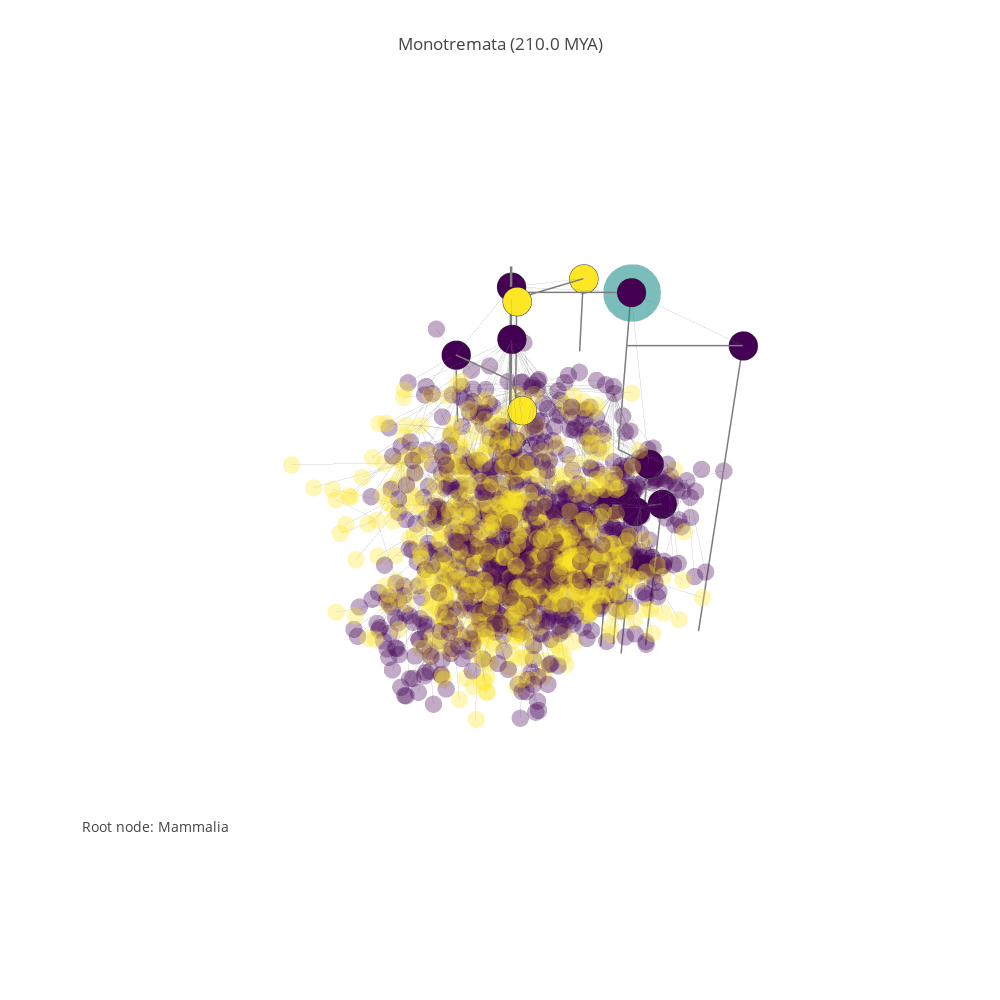

Write notebook code for a chart like this one.
### Code cell
#focus_node = 16024 # whales
#focus_node = 16293 # Catarrhini
#focus_node = 16299 # Hominidae
focus_node = 15991 # monotremes
pgp.refocus(focus_node)

### Figure 1 — Plotly figure (JSON) as saved in the notebook; plotly's stock layout.template omitted (floating-point values rounded to 4 significant figures; data arrays with more than 128 entries replaced by an {"elided": "..."} marker saying what was removed)
{"data": [{"hoverinfo": "none", "line": {"color": "rgb(125,125,125)", "width": 5}, "mode": "lines", "type": "scatter3d", "uid": "3e2ace7a-5e1e-11e9-97c6-4a0005195230", "x": [0, 0, null], "y": [0, 0, null], "z": [5.671, 0.8307, null]}, {"mode": "text", "text": ["1 MYA", "5 MYA", "20 MYA", "50 MYA", "150 MYA"], "type": "scatter3d", "uid": "3e304cb0-5e1e-11e9-a26e-4a0005195230", "x": [0, 0, 0], "y": [0, 0, 0], "z": [0.6931, 1.792, 3.045, 3.932, 5.017]}, {"hoverinfo": "none", "line": {"color": "rgb(125,125,125)", "width": 1}, "mode": "lines", "opacity": 0.33, "type": "scatter3d", "uid": "3e3051b0-5e1e-11e9-9e0c-4a0005195230", "x": {"elided": "4821 float values"}, "y": {"elided": "4821 float values"}, "z": {"elided": "4821 float values"}}, {"hoverinfo": "text", "marker": {"color": {"elided": "1607 int values"}, "colorscale": "Viridis", "opacity": 0.33, "size": 6, "symbol": "circle"}, "mode": "markers", "name": "actors", "text": {"elided": "1607 str values"}, "textfont": {"color": "#ff7f0e", "family": "sans serif", "size": 18}, "type": "scatter3d", "uid": "3e3053ae-5e1e-11e9-acf6-4a0005195230", "x": {"elided": "1607 float values"}, "y": {"elided": "1607 float values"}, "z": {"elided": "1607 float values"}}, {"hoverinfo": "none", "line": {"color": "rgb(125,125,125)", "width": 3}, "mode": "lines", "opacity": 1, "type": "scatter3d", "uid": "3e30553e-5e1e-11e9-b3f7-4a0005195230", "x": [0, 0, null, -1.107, -1.107, null, -1, -1, null, -1, -1, null, -0.8121, -0.8121, null, -0.8916, -0.8916, null, -1.2, -1.2, null, -0.7197, -0.7197, null, -2, -2, null, 0.07123, 0.07123, null, 0, 0, null, 0.4635, 0.4635, null, 0.5, 0.5, null, 0, 0, null, -1.107, 0, null, -1, 0, null, -1, -1, null, -0.8121, -1, null, -0.8916, -1, null, -1.2, -1, null, -0.7197, -1, null, -2, -1, null, 0.07123, 0, null, 0, 0, null, 0.4635, 0, null, 0.5, 0, null], "y": [0, 0, null, 0.1699, 0.1699, null, 1, 1, null, 1.5, 1.5, null, 1.489, 1.489, null, 1.278, 1.278, null, 1.632, 1.632, null, 1.182, 1.182, null, 2, 2, null, 0.1627, 0.1627, null, -1, -1, null, 0.6439, 0.6439, null, 0.5, 0.5, null, 0, 0, null, 0.1699, 0, null, 1, 0, null, 1.5, 1, null, 1.489, 1.5, null, 1.278, 1.5, null, 1.632, 1.5, null, 1.182, 1.5, null, 2, 1, null, 0.1627, 0, null, -1, 0, null, 0.6439, 0, null, 0.5, 0, null], "z": [5.421, 4.19, null, 5.252, 4.263, null, 5.352, 3.179, null, 3.179, 2.526, null, 2.526, 0, null, 2.526, 0, null, 2.526, 0, null, 2.526, 0, null, 4.663, 0, null, 5.31, 4.025, null, 4.19, 3.179, null, 4.205, 4.025, null, 5.088, 3.434, null, 5.421, 5.421, null, 5.252, 5.252, null, 5.352, 5.352, null, 3.179, 3.179, null, 2.526, 2.526, null, 2.526, 2.526, null, 2.526, 2.526, null, 2.526, 2.526, null, 4.663, 4.663, null, 5.31, 5.31, null, 4.19, 4.19, null, 4.205, 4.205, null, 5.088, 5.088, null]}, {"hoverinfo": "text", "marker": {"color": [0, 2, 0, 0, 0, 0, 0, 0, 0, 2, 0, 2, 0, 0, 2], "colorscale": "Viridis", "line": {"color": "rgb(50,50,50)", "width": 0.5}, "size": 10, "symbol": "circle"}, "mode": "markers", "name": "actors", "text": ["<a href=\"https://en.wikipedia.org/wiki/Mammalia\">Mammalia -- 15040 (225.0 MYA)</a>", "<a href=\"https://en.wikipedia.org/wiki/Triconodonts\">Triconodonts -- 15989 (190.0 MYA)</a>", "<a href=\"https://en.wikipedia.org/wiki/Monotremata\">Monotremata -- 15991 (210.0 MYA)</a>", "<a href=\"https://en.wikipedia.org/wiki/Tachyglossidae\">Tachyglossidae -- 16250 (23.03 MYA)</a>", "<a href=\"https://en.wikipedia.org/wiki/Tachyglossus aculeatus\">Tachyglossus aculeatus -- 16251 (11.5 MYA)</a>", "<a href=\"https://en.wikipedia.org/wiki/Zaglossus bruijni\">Zaglossus bruijni -- 16252 (11.5 MYA)</a>", "<a href=\"https://en.wikipedia.org/wiki/Zaglossus bartoni\">Zaglossus bartoni -- 117704 (11.5 MYA)</a>", "<a href=\"https://en.wikipedia.org/wiki/Zaglossus attenboroughi\">Zaglossus attenboroughi -- 117705 (11.5 MYA)</a>", "<a href=\"https://en.wikipedia.org/wiki/Ornithorhynchus anatinus\">Ornithorhynchus anatinus -- 16253 (105.0 MYA)</a>", "<a href=\"https://en.wikipedia.org/wiki/Multituberculata\">Multituberculata -- 15992 (201.3 MYA)</a>", "<a href=\"https://en.wikipedia.org/wiki/Marsupialia\">Marsupialia -- 15994 (65.0 MYA)</a>", "<a href=\"https://en.wikipedia.org/wiki/Palaeoryctoids\">Palaeoryctoids -- 15996 (66.0 MYA)</a>", "<a href=\"https://en.wikipedia.org/wiki/Eutheria\">Eutheria -- 15997 (161.0 MYA)</a>"], "type": "scatter3d", "uid": "3e30569c-5e1e-11e9-8050-4a0005195230", "x": [0, -1.107, -1, -1, -0.8121, -0.8916, -1.2, -0.7197, -2, 0.07123, 0, 0.4635, 0.5], "y": [0, 0.1699, 1, 1.5, 1.489, 1.278, 1.632, 1.182, 2, 0.1627, -1, 0.6439, 0.5], "z": [5.421, 5.252, 5.352, 3.179, 2.526, 2.526, 2.526, 2.526, 4.663, 5.31, 4.19, 4.205, 5.088]}, {"hoverinfo": "text", "marker": {"color": [1], "colorscale": "Viridis", "opacity": 0.6, "size": 20, "symbol": "circle"}, "mode": "markers", "name": "actors", "text": ["<a href=\"https://en.wikipedia.org/wiki/Mammalia\">Mammalia -- 15040 (225.0 MYA)</a>", "<a href=\"https://en.wikipedia.org/wiki/Triconodonts\">Triconodonts -- 15989 (190.0 MYA)</a>", "<a href=\"https://en.wikipedia.org/wiki/Monotremata\">Monotremata -- 15991 (210.0 MYA)</a>", "<a href=\"https://en.wikipedia.org/wiki/Tachyglossidae\">Tachyglossidae -- 16250 (23.03 MYA)</a>", "<a href=\"https://en.wikipedia.org/wiki/Tachyglossus aculeatus\">Tachyglossus aculeatus -- 16251 (11.5 MYA)</a>", "<a href=\"https://en.wikipedia.org/wiki/Zaglossus bruijni\">Zaglossus bruijni -- 16252 (11.5 MYA)</a>", "<a href=\"https://en.wikipedia.org/wiki/Zaglossus bartoni\">Zaglossus bartoni -- 117704 (11.5 MYA)</a>", "<a href=\"https://en.wikipedia.org/wiki/Zaglossus attenboroughi\">Zaglossus attenboroughi -- 117705 (11.5 MYA)</a>", "<a href=\"https://en.wikipedia.org/wiki/Ornithorhynchus anatinus\">Ornithorhynchus anatinus -- 16253 (105.0 MYA)</a>", "<a href=\"https://en.wikipedia.org/wiki/Multituberculata\">Multituberculata -- 15992 (201.3 MYA)</a>", "<a href=\"https://en.wikipedia.org/wiki/Marsupialia\">Marsupialia -- 15994 (65.0 MYA)</a>", "<a href=\"https://en.wikipedia.org/wiki/Palaeoryctoids\">Palaeoryctoids -- 15996 (66.0 MYA)</a>", "<a href=\"https://en.wikipedia.org/wiki/Eutheria\">Eutheria -- 15997 (161.0 MYA)</a>"], "type": "scatter3d", "uid": "3e3058b8-5e1e-11e9-b94c-4a0005195230", "x": [-1], "y": [1], "z": [5.352]}], "layout": {"annotations": [{"font": {"size": 14}, "showarrow": false, "text": "Root node: Mammalia", "x": 0, "xanchor": "left", "xref": "paper", "y": 0.1, "yanchor": "bottom", "yref": "paper"}], "height": 1000, "hovermode": "closest", "margin": {"t": 100}, "scene": {"xaxis": {"showbackground": false, "showgrid": false, "showline": false, "showticklabels": false, "title": "", "zeroline": false}, "yaxis": {"showbackground": false, "showgrid": false, "showline": false, "showticklabels": false, "title": "", "zeroline": false}, "zaxis": {"showbackground": false, "showgrid": false, "showline": false, "showticklabels": false, "title": "", "zeroline": false}}, "showlegend": false, "title": "<a href=\"https://en.wikipedia.org/wiki/Monotremata\">Monotremata</a> (210.0 MYA)", "width": 1000}}
